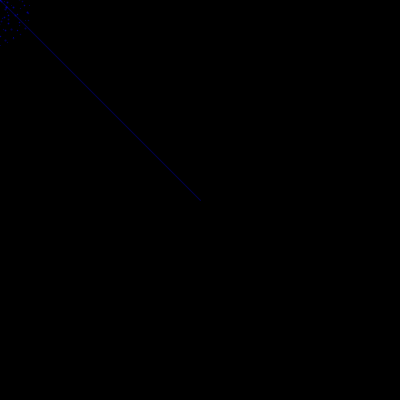
Frame 1 (no input)
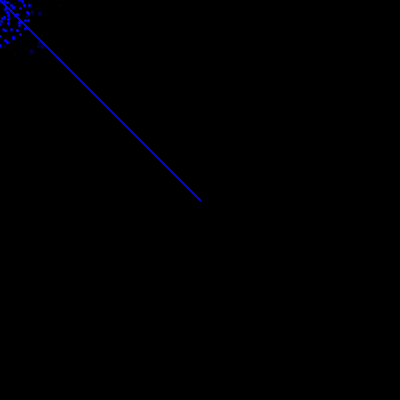
Frame 60 (the mouse pressed at the canvas centre just before this capture)
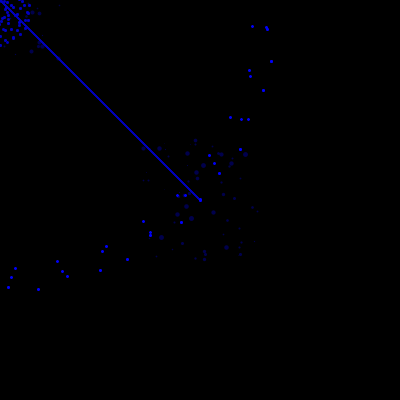
Frame 120 (the mouse held since frame 60 and released just before this capture)

The Processing sketch that drew these frames (run headless with seeded random() and noise(); from frame 60 on, the mouse is pressed at the canvas centre):

// Processing sketch: processing_42800
// ── processing_42800.pde








////////* How to use *////////

// Click=Change to yellow
// Key up=Change to white
// Key down=Change to blue
// Space key=Reset

//////////////////////////////







//////////* Source Code *//////////

int MaxColor;
int CurrentColor;

void setup() {
  size(400, 400);
  MaxColor=100;
  colorMode(RGB, MaxColor);
  background(CurrentColor);
  frameRate(25);
  smooth();  
}

void draw() {  
  fadeOut();
  
  float rx=pmouseX+random(-60, 60);
  float ry=pmouseY+random(-60, 60);
  
  stroke(CurrentColor, CurrentColor, MaxColor, 30);
  strokeWeight(random(0.7, 5));
  point(rx, ry);
  strokeWeight(1);
  line(width/2, height/2, pmouseX, pmouseY);
   
  for(int e=0; e<7; e++) {
  ////////////////////
  pushMatrix();
  ////////////////////
  for(int i=0; i<25; i++) {
    strokeWeight(random(1, 2.3)); 
    point(pmouseX, pmouseY);
    rotate(radians(20));
    translate(8, 0);
  }
  ////////////////////
  popMatrix();
  ////////////////////
  
  rotate(radians(51.4));
  translate(10, 0);
}
 
}



void fadeOut() {
  noStroke();
  fill(0, 0.43);
  rectMode(CORNER);
  rect(0, 0, width, height);
}

void keyPressed() {
  switch(keyCode) {
    /////////////////////////////
    case UP: 
      if(CurrentColor < MaxColor) 
          CurrentColor+=10;
    break;
    /////////////////////////////
    case DOWN: 
      if(CurrentColor > 0)
          CurrentColor-=10;
    break; 
    /////////////////////////////
    case ' ': 
      background(0);
    break;
    /////////////////////////////    
  }
}

void mousePressed() {
  if(mouseButton==LEFT) { 
      /////////////////////////////
      if(mouseButton==LEFT) {
        if(CurrentColor < MaxColor) 
          MaxColor-=10;
          CurrentColor+=10;
      }  
      /////////////////////////////
  }
}
